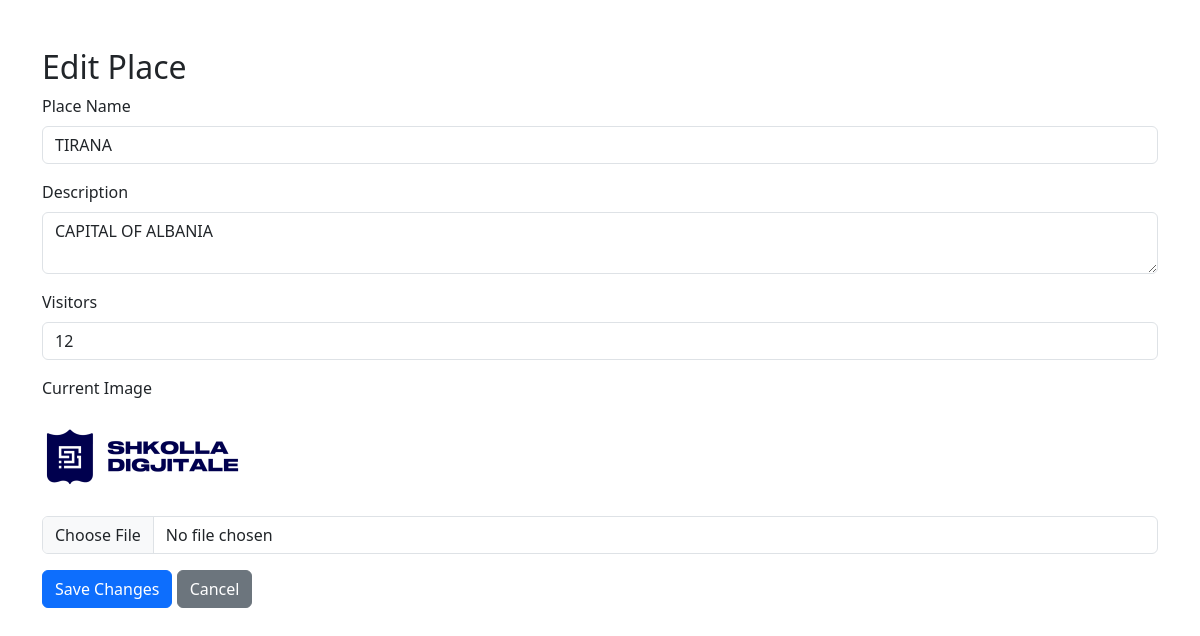
The app's page /edit_place.php?id=1 (signed in) with its own data.
### tables this page shows
CREATE TABLE `places` (
    `id` INT NOT NULL AUTO_INCREMENT,
    `place_name` VARCHAR(255) NOT NULL,
    `place_desc` VARCHAR(255) NOT NULL,
    `place_image` VARCHAR(255) NOT NULL,
    `visitors` INT NOT NULL,
    PRIMARY KEY (`id`)
);

### edit_place.php (the view, shortened to what this page needs)
<?php
include_once "config.php";
$id = intval($_GET['id']);
$stmt = $conn->prepare("SELECT * FROM places WHERE id = ?");
$stmt->execute([$id]);
$place = $stmt->fetch();
?>
<!DOCTYPE html>
<html lang="en">
<head>
    <link href="https://cdn.jsdelivr.net/npm/bootstrap@5.3.3/dist/css/bootstrap.min.css" rel="stylesheet" />
</head>
<body>
<div class="container mt-5">
    <h2>Edit Place</h2>
    <form method="post" enctype="multipart/form-data">
        <div class="mb-3">
            <label class="form-label">Place Name</label>
            <input type="text" name="place_name" class="form-control" value="<?= htmlspecialchars($place['place_name']) ?>" required>
        </div>
        <div class="mb-3">
            <label class="form-label">Description</label>
            <textarea name="place_desc" class="form-control" required><?= htmlspecialchars($place['place_desc']) ?></textarea>
        </div>
        <div class="mb-3">
            <label class="form-label">Visitors</label>
            <input type="number" name="visitors" class="form-control" value="<?= htmlspecialchars($place['visitors']) ?>" required>
        </div>
        <div class="mb-3">
            <label class="form-label">Current Image</label><br>
            <img src="<?= htmlspecialchars($place['image']) ?>" alt="Current Image" width="200" class="mb-2"><br>
            <input type="file" name="image" class="form-control">
        </div>
        <button type="submit" class="btn btn-primary">Save Changes</button>
        <a href="dashboard.php" class="btn btn-secondary">Cancel</a>
    </form>
</div>
</body>
</html>

### records on screen
places: place_name "TIRANA", place_desc "CAPITAL OF ALBANIA", visitors "12", image (picture)
